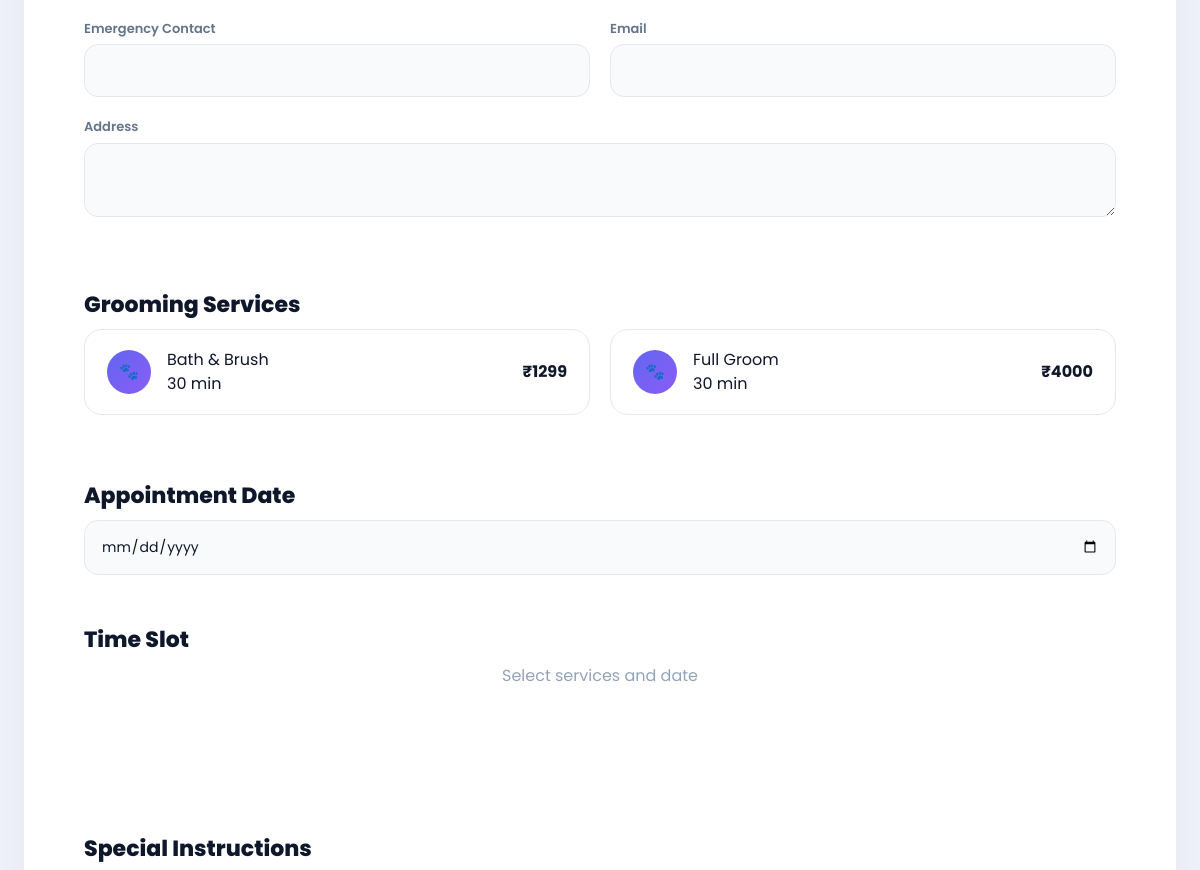
Before: /grooming/ (signed in, middle part) with the older database file.
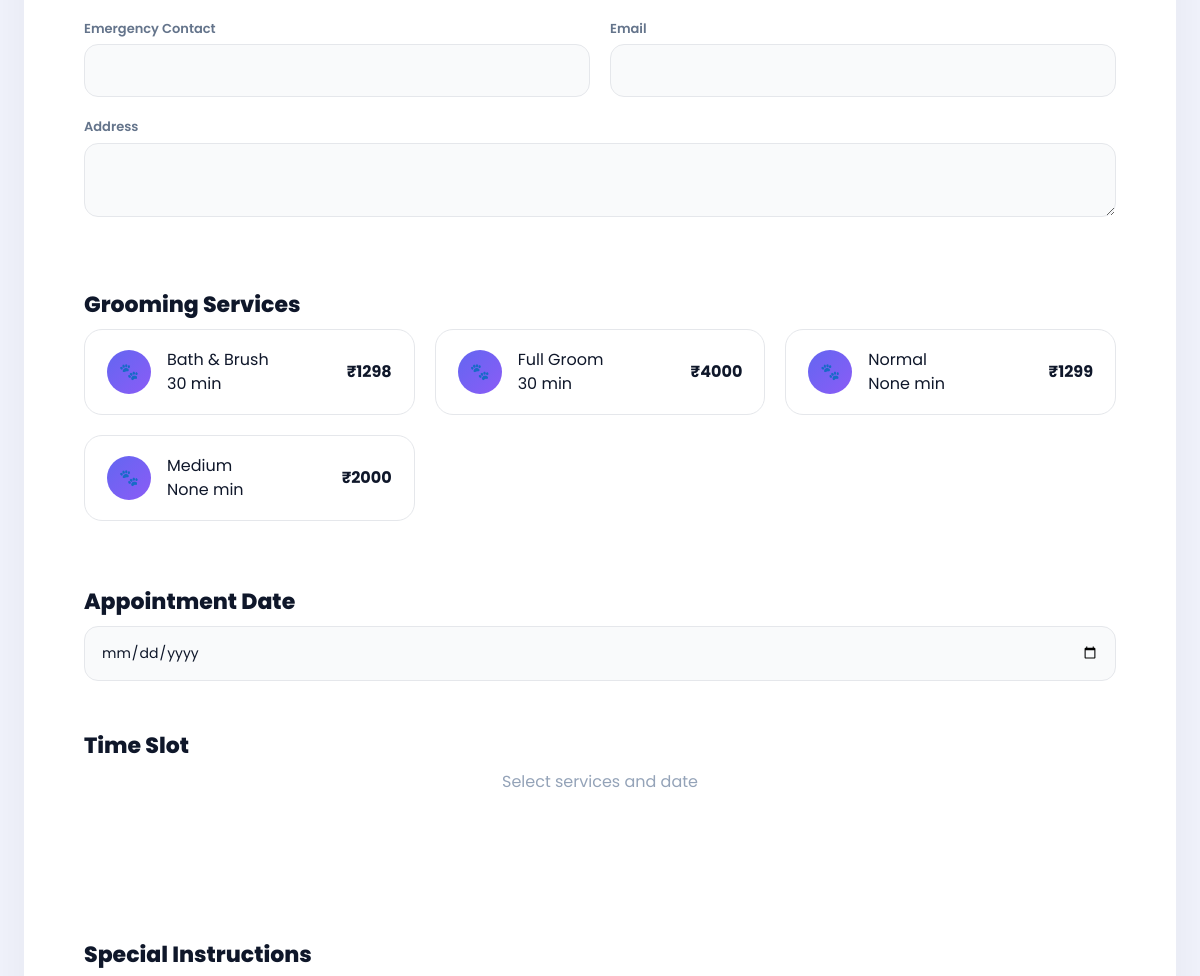
After: the same page with the newer database file.
### petapp/models.py (models this page shows, shortened)
class Service(models.Model):
    SERVICE_TYPE_CHOICES = (
        ("grooming", "Grooming"),
        ("daycare", "Daycare"),
    )
    name = models.CharField(max_length=100)
    price = models.PositiveIntegerField()
    duration = models.CharField(max_length=50, blank=True, null=True)
    icon = models.CharField(max_length=50, blank=True, null=True)
    description = models.TextField(blank=True, null=True)
    service_type = models.CharField(
        max_length=20,
        choices=SERVICE_TYPE_CHOICES,
        default="grooming"
    )

### petapp/views.py (the view, shortened to what this page needs)
# urls.py: path("grooming/", views.grooming, name="grooming"),
def grooming(request):
    if not request.session.get("user_id"):
        return redirect("petapp:login")
    user = user_registration.objects.get(id=request.session["user_id"])
    services = Service.objects.all()
    bookings = GroomingBooking.objects.all()
    locks = GroomingSlotLock.objects.all()
    booked_slots = {}
    for b in bookings:
        date_str = b.date.strftime("%Y-%m-%d")
        booked_slots.setdefault(date_str, []).append({
            "start": b.start_time.strftime("%H:%M"),
            "end": b.end_time.strftime("%H:%M"),
        })
    for l in locks:
        date_str = l.date.strftime("%Y-%m-%d")
        booked_slots.setdefault(date_str, []).append({
            "start": l.time.strftime("%H:%M"),
            "end": (datetime.combine(l.date, l.time) + timedelta(minutes=60)).time().strftime("%H:%M"),
        })
    prefill = request.session.pop("rebook_data", None)
    return render(request, "user/grooming.html", {
    "services": services,
    "booked_slots": json.dumps(booked_slots),
    "prefill": prefill
})

### templates/user/grooming.html (shortened to what this page needs)
{% extends "user/base.html" %}
{% load static %}
{% block content %}
<div class="page-wrap py-20 px-6">
<div class="max-w-6xl mx-auto card">
<form method="POST">
<div class="mb-16">
  <div class="grid-2 mt-5">
    <div><div class="label">Emergency Contact</div><input type="tel" name="emergency_contact" class="input" value="{{ prefill.emergency_contact|default:'' }}"></div>
    <div><div class="label">Email</div><input type="email" name="email" class="input" value="{{ prefill.email|default:'' }}"></div>
  </div>
  <div class="grid-1 mt-5">
    <div><div class="label">Address</div><textarea name="address" class="textarea">{{ prefill.address|default:'' }}</textarea></div>
  </div>
</div>
<div class="mb-16">
  <div class="section-title">Grooming Services</div>
  <div class="service-grid">
  {% for service in services %}
    <label class="service-card {% if prefill.services and service.id in prefill.services %}active{% endif %}">
      <div class="service-icon">🐾</div>
      <div>
        <div class="service-name">{{ service.name }}</div>
        <div class="service-time">{{ service.duration }} min</div>
      </div>
      <div class="service-price">₹{{ service.price }}</div>
    </label>
  {% endfor %}
  </div>
</div>
<div class="mb-12">
  <div class="section-title">Appointment Date</div>
  <input type="date" id="dateInput" name="date" class="input" required>
</div>
<div class="mb-12">
  <div class="section-title">Time Slot</div>
  <div class="slots" id="slotContainer"></div>
</div>
<div class="mb-12">
  <div class="section-title">Special Instructions</div>
</div>
</form>
</div>
</div>
{% endblock %}

Changed rows visible on the page:
changed Service "Bath & Brush": price "1299" → "1298"
added Service: name "Normal", duration "None", price "1299"
added Service: name "Medium", duration "None", price "2000"
